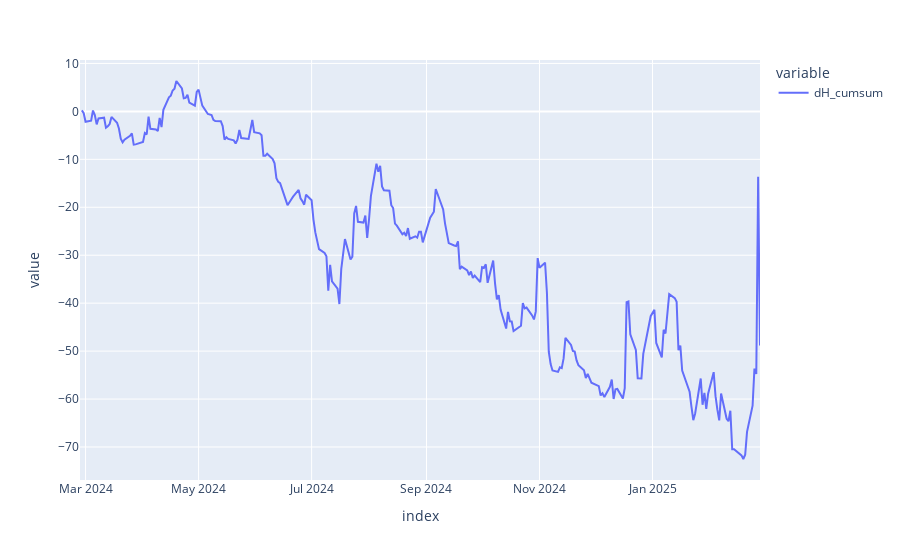

The cell this chart's notebook holds for it:
### Code cell
px.line(strategy_cumsum_pnl)

### Figure 1 — Plotly figure (JSON) as saved in the notebook; plotly's stock layout.template omitted (floating-point values rounded to 4 significant figures; data arrays with more than 128 entries replaced by an {"elided": "..."} marker saying what was removed)
{"data": [{"hovertemplate": "variable=dH_cumsum<br>index=%{x}<br>value=%{y}<extra></extra>", "legendgroup": "dH_cumsum", "line": {"color": "#636efa", "dash": "solid"}, "marker": {"symbol": "circle"}, "mode": "lines", "name": "dH_cumsum", "orientation": "v", "showlegend": true, "type": "scatter", "x": {"elided": "253 str values"}, "xaxis": "x", "y": {"elided": "253 float values"}, "yaxis": "y"}], "layout": {"legend": {"title": {"text": "variable"}, "tracegroupgap": 0}, "margin": {"t": 60}, "xaxis": {"anchor": "y", "domain": [0, 1], "title": {"text": "index"}}, "yaxis": {"anchor": "x", "domain": [0, 1], "title": {"text": "value"}}}}
